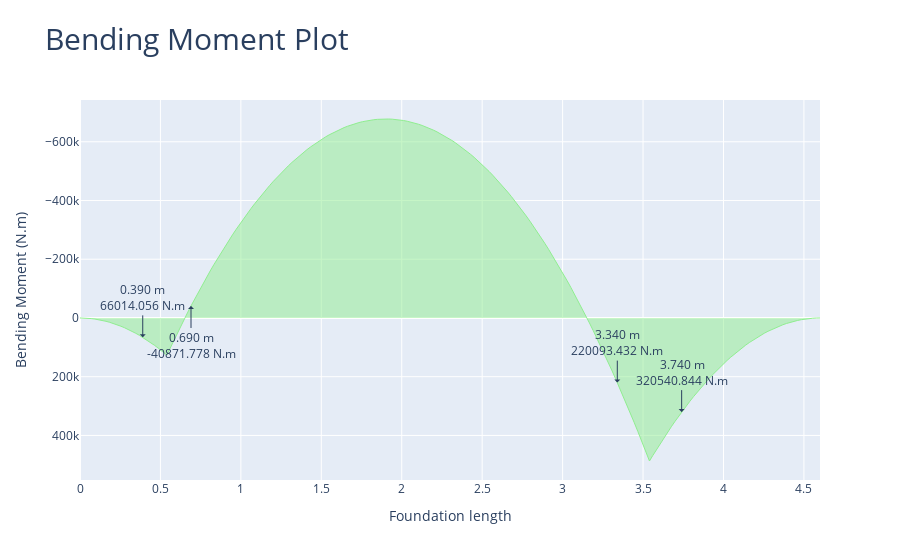

The notebook cell saved with this chart:
### Markdown cell above
#### Show the bending moment diagram in x direction showing the design bending moment

### Code cell
comb_footing_design.plot_bending_moment_X()

### Figure 1 — Plotly figure (JSON) as saved in the notebook; plotly's stock layout.template omitted (floating-point values rounded to 4 significant figures; data arrays with more than 128 entries replaced by an {"elided": "..."} marker saying what was removed)
{"data": [{"fill": "tozeroy", "hovertemplate": "x: %{x:.3f} %{meta[0]}<br>f(x): %{y:.3f} %{meta[1]}", "line": {"color": "lightgreen", "width": 1}, "meta": ["m", "N.m"], "mode": "lines", "name": "Bending Moment", "type": "scatter", "x": {"elided": "206 float values"}, "y": {"elided": "206 float values"}}], "layout": {"annotations": [{"arrowhead": 1, "ax": 0, "ay": -40, "showarrow": true, "text": "0.390 m<br>66014.056 N.m", "x": 0.39, "xref": "x", "y": 66010.0, "yref": "y"}, {"arrowhead": 1, "ax": 0, "ay": 40, "showarrow": true, "text": "0.690 m<br>-40871.778 N.m", "x": 0.69, "xref": "x", "y": -40870.0, "yref": "y"}, {"arrowhead": 1, "ax": 0, "ay": -40, "showarrow": true, "text": "3.340 m<br>220093.432 N.m", "x": 3.34, "xref": "x", "y": 220100.0, "yref": "y"}, {"arrowhead": 1, "ax": 0, "ay": -40, "showarrow": true, "text": "3.740 m<br>320540.844 N.m", "x": 3.74, "xref": "x", "y": 320500.0, "yref": "y"}], "title": {"font": {"size": 30}, "text": "Bending Moment Plot"}, "xaxis": {"title": {"text": "Foundation length"}}, "yaxis": {"autorange": "reversed", "title": {"text": "Bending Moment (N.m)"}}}}
